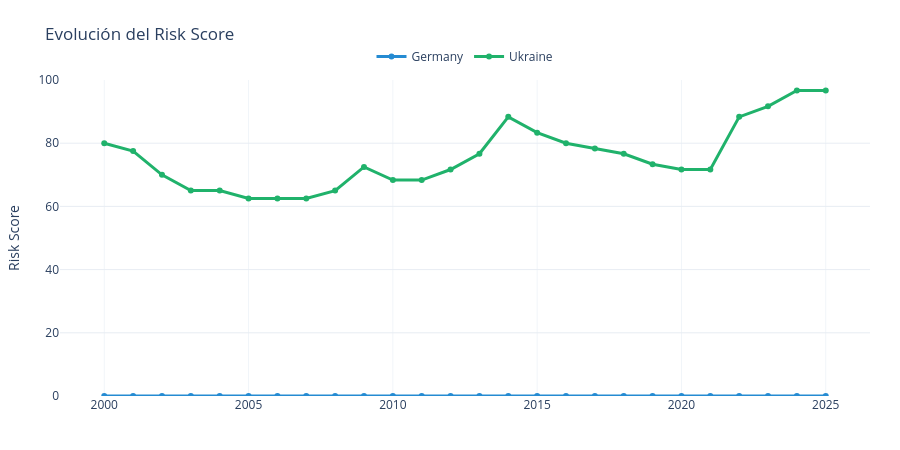

The notebook cell saved with this chart:
### Code cell
fig = plot_risk_evolution(
    ratings,
    data,
    "DEU",
    "UKR"
)

fig.show()

### Figure 1 — Plotly figure (JSON) as saved in the notebook; plotly's stock layout.template omitted (floating-point values rounded to 4 significant figures)
{"data": [{"line": {"color": "#258BD2", "width": 3}, "marker": {"size": 6}, "mode": "lines+markers", "name": "Germany", "type": "scatter", "x": [2000, 2001, 2002, 2003, 2004, 2005, 2006, 2007, 2008, 2009, 2010, 2011, 2012, 2013, 2014, 2015, 2016, 2017, 2018, 2019, 2020, 2021, 2022, 2023, 2024, 2025], "y": [0.0, 0.0, 0.0, 0.0, 0.0, 0.0, 0.0, 0.0, 0.0, 0.0, 0.0, 0.0, 0.0, 0.0, 0.0, 0.0, 0.0, 0.0, 0.0, 0.0, 0.0, 0.0, 0.0, 0.0, 0.0, 0.0]}, {"line": {"color": "#20B26B", "width": 3}, "marker": {"size": 6}, "mode": "lines+markers", "name": "Ukraine", "type": "scatter", "x": [2000, 2001, 2002, 2003, 2004, 2005, 2006, 2007, 2008, 2009, 2010, 2011, 2012, 2013, 2014, 2015, 2016, 2017, 2018, 2019, 2020, 2021, 2022, 2023, 2024, 2025], "y": [80.0, 77.5, 70.0, 65.0, 65.0, 62.5, 62.5, 62.5, 65.0, 72.5, 68.33, 68.33, 71.67, 76.67, 88.33, 83.33, 80.0, 78.33, 76.67, 73.33, 71.67, 71.67, 88.33, 91.67, 96.67, 96.67]}], "layout": {"height": 450, "hovermode": "x unified", "legend": {"orientation": "h", "x": 0.5, "xanchor": "center", "y": 1.12}, "margin": {"b": 50, "l": 60, "r": 30, "t": 80}, "paper_bgcolor": "white", "plot_bgcolor": "white", "title": {"text": "Evolución del Risk Score"}, "xaxis": {"gridcolor": "#F1F5F9", "title": {"text": ""}}, "yaxis": {"gridcolor": "#E8EDF3", "range": [0, 100], "title": {"text": "Risk Score"}}}}
